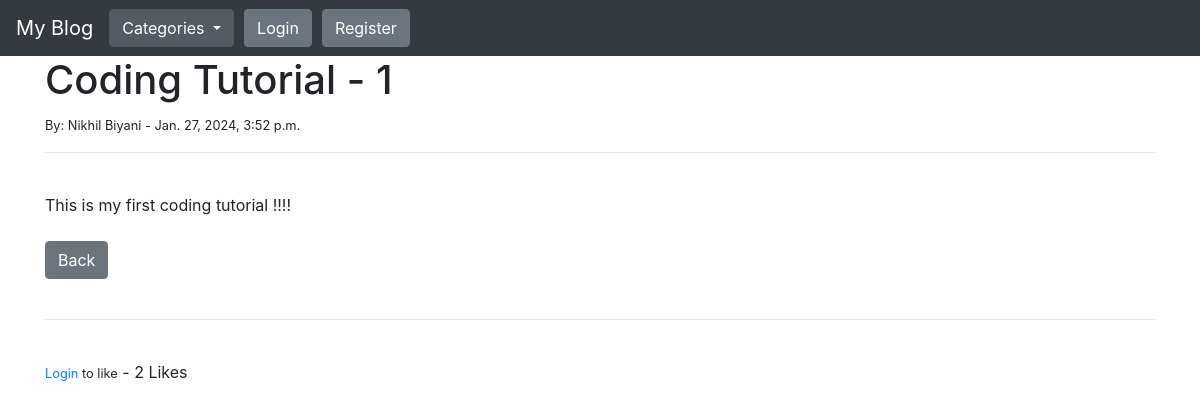
/article/7, run on the app's committed database.
### theblog/models.py (models this page shows, shortened)
class Post(models.Model):
    title = models.CharField(max_length=255)
    title_tag = models.CharField(max_length=255)
    author = models.ForeignKey(User, on_delete=models.CASCADE)
    body = models.TextField()
    posted_date = models.DateTimeField(auto_now_add=True)
    update_date = models.DateTimeField(auto_now=True)
    category = models.CharField(max_length=255, default="coding")
    likes = models.ManyToManyField(User, related_name='blog_posts')
    def total_likes(self):
        return self.likes.count()

### theblog/views.py (the view)
# urls.py: path('article/<int:pk>', ArticleDetailView.as_view(), name="article-detail"),
class ArticleDetailView(DetailView):
    model = Post
    template_name = 'article_details.html'
    def get_context_data(self, *args, **kwargs):
        cat_menu = Category.objects.all()
        context = super(ArticleDetailView, self).get_context_data(*args, **kwargs)
        stuff = get_object_or_404(Post, id=self.kwargs['pk'])
        total_likes = stuff.total_likes()
        liked = False
        if stuff.likes.filter(id=self.request.user.id).exists():
            liked = True
        context["cat_menu"] = cat_menu
        context["total_likes"] = total_likes
        context["liked"] = liked
        return context

### theblog/models.py (called while the page is built)
    def __str__(self):
        return self.name

### theblog/templates/article_details.html (shortened to what this page needs)
{% extends 'base.html' %}
{% block content %}
    <h1>{{post.title}}</h1>
    <small>By: {{post.author.first_name}} {{post.author.last_name}} - {{post.posted_date}}
    </small><br/>
    <hr>
    <br/>
    {{post.body | safe}}
    <br/><br/>
    <a href="{% url 'home' %}" class="btn btn-secondary">Back</a>
    <br/><br/>
    <hr>
    <br/>
    <form action="{% url 'like_post' post.pk %}" method="POST">
        {% if user.is_authenticated %}
            {% if not liked %}
                <button type="submit" name="post_id" value="{{post.id}}" class="btn btn-primary btn-sm">
                    Like
                </button>
            {% else %}
                <button type="submit" name="post_id" value="{{post.id}}" class="btn btn-danger btn-sm">
                    Unlike
                </button>
            {% endif %}
        {% else %}
            <small><a href="{% url 'login' %}">Login</a> to like</small>
        {% endif %}
        - {{total_likes}} Likes
    </form>
{% endblock %}

### data on the page
Post: title "Coding Tutorial - 1", author.first_name "Nikhil", author.last_name "Biyani", posted_date "Jan. 27, 2024, 3:52 p.m.", body "This is my first coding tutorial !!!!"

### other printed values
{{ total_likes }} "2"
